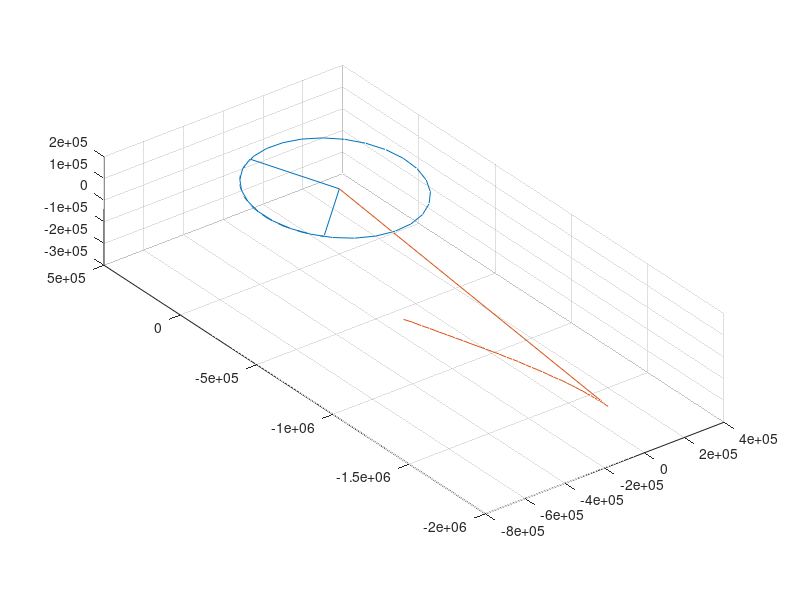

MATLAB code for this plot:
clear, close all

moon = xlsread("Earth-Moon-2023 (2).csv");
jw = xlsread("JamesWebb-2023.csv");

figure(1)
hold on
grid on
m = plot3(moon(:,3),moon(:,4),moon(:,5));
j = plot3(jw(:,3),jw(:,4),jw(:,5));

view(3)
daspect([1 1 1])

